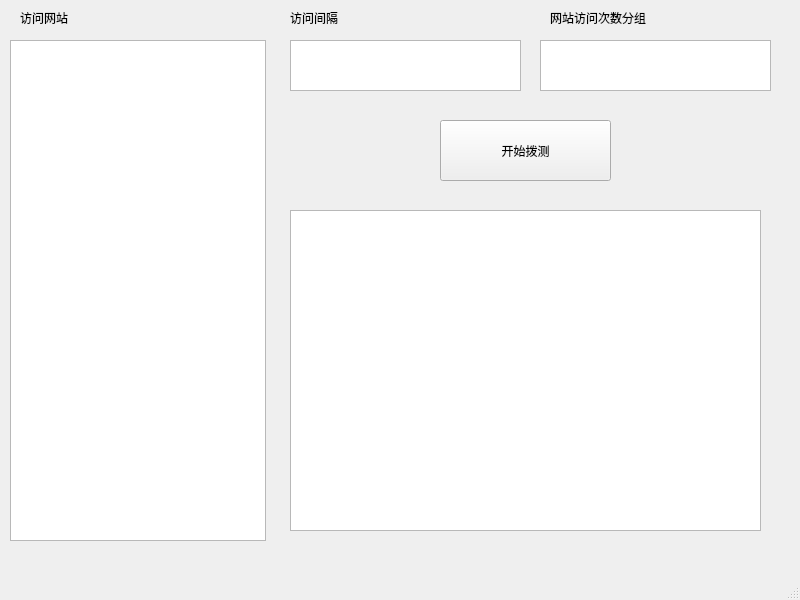
<?xml version="1.0" encoding="UTF-8"?>
<ui version="4.0">
 <class>MainWindow</class>
 <widget class="QMainWindow" name="MainWindow">
  <property name="geometry">
   <rect>
    <x>0</x>
    <y>0</y>
    <width>800</width>
    <height>600</height>
   </rect>
  </property>
  <property name="windowTitle">
   <string>MainWindow</string>
  </property>
  <widget class="QWidget" name="centralwidget">
   <widget class="QListView" name="listView">
    <property name="geometry">
     <rect>
      <x>10</x>
      <y>40</y>
      <width>256</width>
      <height>501</height>
     </rect>
    </property>
   </widget>
   <widget class="QPushButton" name="pushButton">
    <property name="geometry">
     <rect>
      <x>440</x>
      <y>120</y>
      <width>171</width>
      <height>61</height>
     </rect>
    </property>
    <property name="text">
     <string>开始拨测</string>
    </property>
   </widget>
   <widget class="QTextBrowser" name="textBrowser">
    <property name="geometry">
     <rect>
      <x>290</x>
      <y>40</y>
      <width>231</width>
      <height>51</height>
     </rect>
    </property>
   </widget>
   <widget class="QTextBrowser" name="textBrowser_2">
    <property name="geometry">
     <rect>
      <x>540</x>
      <y>40</y>
      <width>231</width>
      <height>51</height>
     </rect>
    </property>
   </widget>
   <widget class="QTextBrowser" name="textBrowser_3">
    <property name="geometry">
     <rect>
      <x>290</x>
      <y>210</y>
      <width>471</width>
      <height>321</height>
     </rect>
    </property>
   </widget>
   <widget class="QLabel" name="label">
    <property name="geometry">
     <rect>
      <x>20</x>
      <y>10</y>
      <width>72</width>
      <height>15</height>
     </rect>
    </property>
    <property name="text">
     <string>访问网站</string>
    </property>
   </widget>
   <widget class="QLabel" name="label_2">
    <property name="geometry">
     <rect>
      <x>290</x>
      <y>10</y>
      <width>72</width>
      <height>15</height>
     </rect>
    </property>
    <property name="text">
     <string>访问间隔</string>
    </property>
   </widget>
   <widget class="QLabel" name="label_3">
    <property name="geometry">
     <rect>
      <x>550</x>
      <y>10</y>
      <width>141</width>
      <height>16</height>
     </rect>
    </property>
    <property name="text">
     <string>网站访问次数分组</string>
    </property>
   </widget>
  </widget>
  <widget class="QMenuBar" name="menubar">
   <property name="geometry">
    <rect>
     <x>0</x>
     <y>0</y>
     <width>800</width>
     <height>26</height>
    </rect>
   </property>
  </widget>
  <widget class="QStatusBar" name="statusbar"/>
 </widget>
 <resources/>
 <connections/>
</ui>
